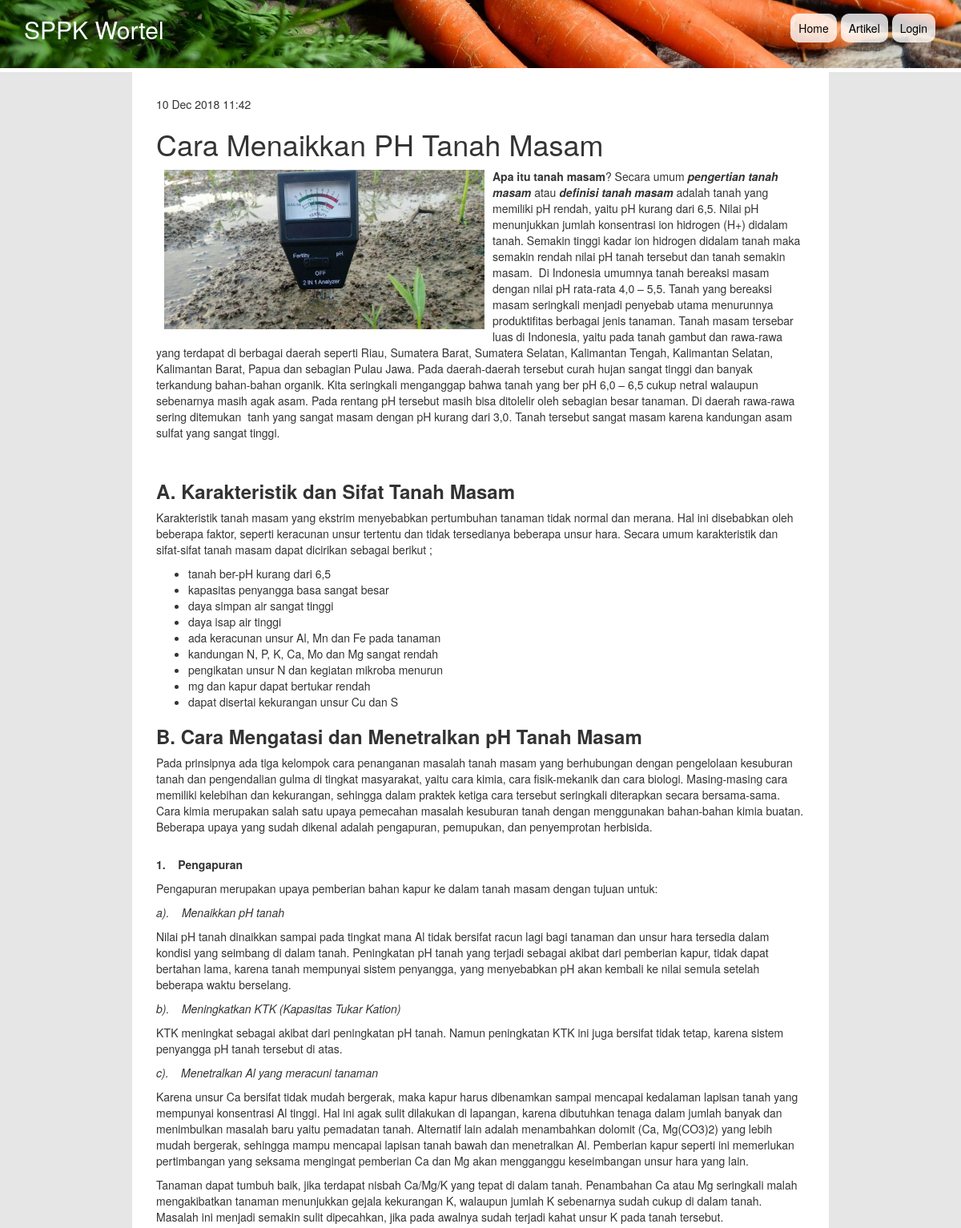
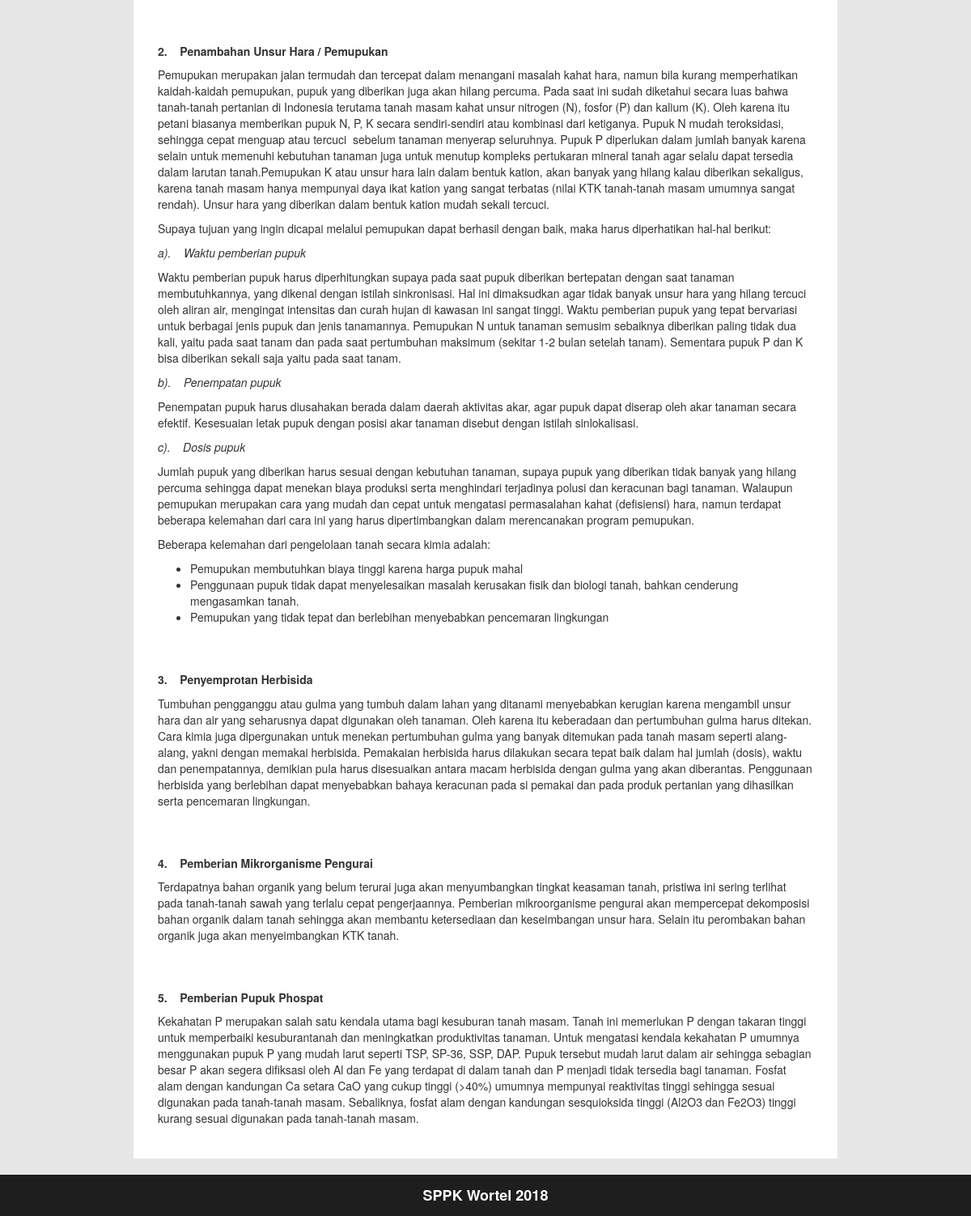
The page /view/v_detailArtikel.php?id=7 on the database its author committed (2 pictures, top to bottom).
### tables this page shows
CREATE TABLE `artikel` (
  `id` int(11) NOT NULL,
  `judul` varchar(100) NOT NULL,
  `isi` text NOT NULL,
  `picture` text,
  `id_penulis` int(11) NOT NULL,
  `saran` enum('PH','Air','Tanah') DEFAULT NULL,
  `created_at` timestamp NOT NULL DEFAULT CURRENT_TIMESTAMP,
  `updated_at` timestamp NULL DEFAULT NULL ON UPDATE CURRENT_TIMESTAMP
);

### controller/c_getArtikel.php (called while the page is built, shortened)
<?php
$art = new m_artikel();
if (isset($_GET["id"])) {
	$id_artikel = $_GET["id"];
	$artikel = $art->getArtikel($id_artikel);
}
else{
	$allArtikel = $art->getAllArtikel();
	if (empty($allArtikel)) {
		echo "data tidak ada";
	}
}
?>

### model/koneksi.php (called while the page is built, shortened)
<?php
class koneksi
{
	public $server = "localhost";
	public $username = "root";
	public $password = "";
	public $db = "sistemwortel";
	public function konek()
	{
		try {
			$this->con = new PDO("mysql:host=$this->server;dbname=$this->db", $this->username, $this->password);
			$this->con->setAttribute(PDO::ATTR_ERRMODE, PDO::ERRMODE_EXCEPTION);
			$this->con->setAttribute(PDO::ATTR_EMULATE_PREPARES,TRUE);
			return $this->con;
		} catch (PDOException $e) {
			echo "Connection failed: " . $e->getMessage();
		}
	}
}
?>

### model/m_artikel.php (called while the page is built, shortened)
<?php
class m_artikel extends koneksi
{
	public function getArtikel($id)
	{
		$query = "SELECT * FROM artikel WHERE id=?";
		try {
			$stmt = $this->konek()->prepare($query);
			$stmt->bindParam(1, $id);
			$stmt->execute();
			$stmt->setFetchMode(PDO::FETCH_CLASS, 'artikel');
			$res = $stmt->fetch();
			return $res;
		} catch (PDOException $e) {
			echo "Error: " . $e->getMessage();
		}
	}
}
?>

### view/v_detailArtikel.php (the view, shortened to what this page needs)
<?php
include_once '../controller/c_getArtikel.php';
?>
<!DOCTYPE html>
<html>
<head>
	<link href="bootstrap/css/bootstrap.min.css" rel="stylesheet">
	<link href="css/css_header.css" rel="stylesheet">
	<link href="css/css_footer.css" rel="stylesheet">
</head>
<body>
	<div class="container-fluid">
		<?php include_once 'layout/header.php'; ?>
		<div class="row">
			<div class="back">
				<div class="konten">
					<p>
						<?php
						$tgl_dibuat = date_create($artikel->created_at, timezone_open('Asia/Jakarta'));
						echo date_format($tgl_dibuat, "d M Y H:i");
						?>
					</p>
					<?php echo $artikel->isi; ?>
				</div>
			</div>
		</div>
		<?php include_once 'layout/footer.php'; ?>
	</div>
</body>
</html>

### view/v_detailArtikel.php (style rules this page uses)
.back { padding: 20px; padding-top: 0; min-height: 518px; background-color: rgb(230,230,230); }
.konten { width: 75%; min-height: 490px; padding: 30px; margin-right: auto; margin-left: auto; background-color: white; }

### rows shown on the page
artikel: created_at "10 Dec 2018 11:42", isi "Cara Menaikkan PH Tanah Masam Apa itu tanah masam ? Secara umum pengertian tanah masam atau definisi tanah masam adalah tanah yang memiliki pH rendah, yaitu pH kurang dari 6,5. Nilai pH menunjukkan jumlah konsentrasi ion hidrogen (H+) didalam tanah. Semakin tinggi kadar ion hidrogen didalam tanah maka semakin rendah nilai pH tanah tersebut dan tanah semakin masam. Di Indonesia umumnya tanah bereaksi masam dengan nilai pH rata-rata 4,0 – 5,5. Tanah yang bereaksi masam seringkali menjadi penyebab utama menurunnya produktifitas berbagai jenis tanaman. Tanah masam tersebar luas di Indonesia, yaitu pada tanah gambut dan rawa-rawa yang terdapat di berbagai daerah seperti Riau, Sumatera Barat,…", isi (picture)
